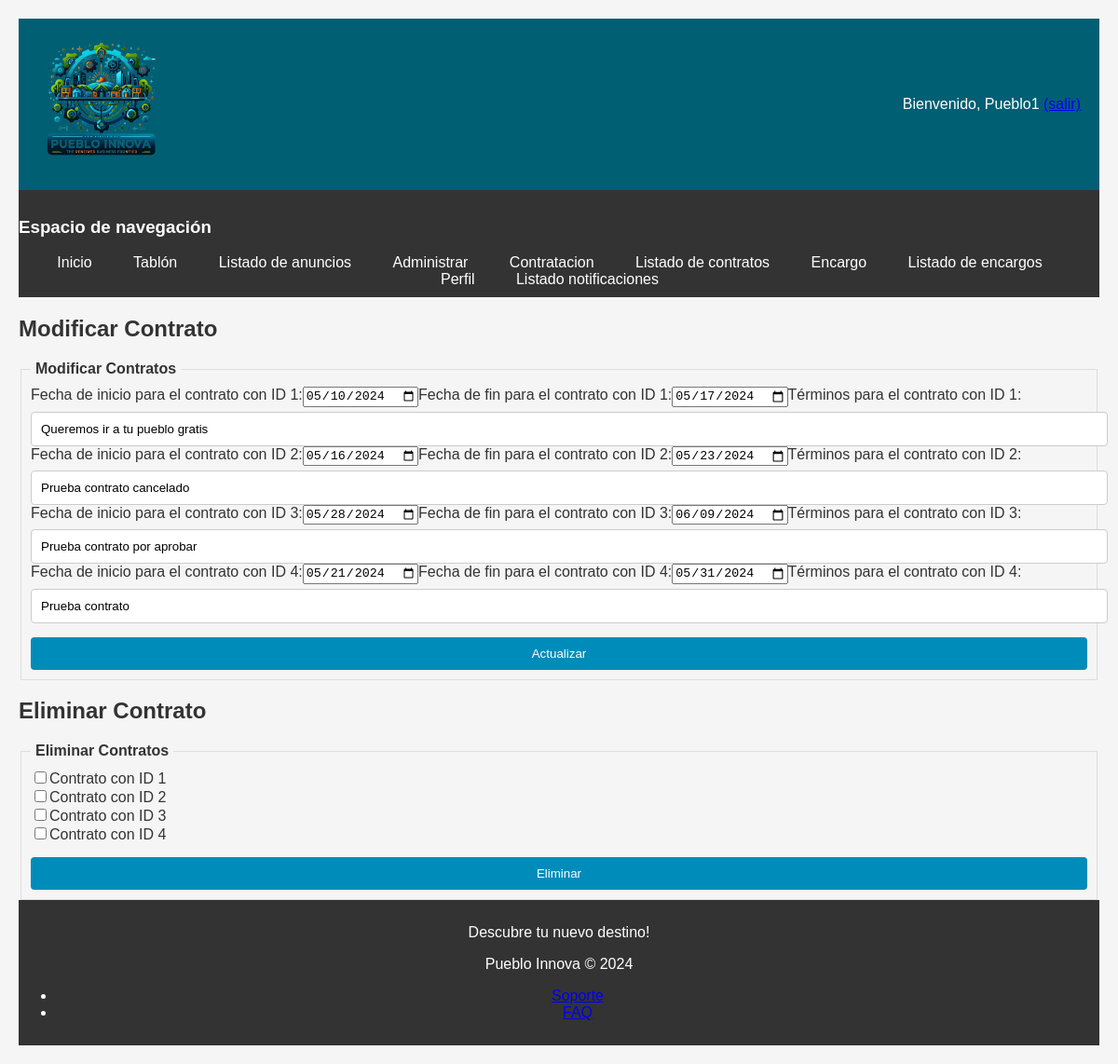
The page /contratoModificar.php (signed in) on the database its author committed.
### tables this page shows
CREATE TABLE `contratos` (
  `id` int(11) NOT NULL,
  `idEmpresa` int(11) NOT NULL,
  `idPueblo` int(11) NOT NULL,
  `fechaInicial` date NOT NULL,
  `fechaFinal` date NOT NULL,
  `terminos` varchar(256) NOT NULL,
  `estado` int(11) NOT NULL
);

### includes/clases/Contrato.php (called while the page is built, shortened)
<?php
class Contrato
{
    private $id;
    private $fechaInicial;
    private $fechaFinal;
    private $terminos;
    public function __construct($idEmpresa, $idPueblo, $fechaInicial, $fechaFinal, $terminos, $estado = self::ESPERA_ESTADO, $id = null)
    {
        $this->id = $id;
        $this->fechaInicial = $fechaInicial;
        $this->fechaFinal = $fechaFinal;
        $this->terminos = $terminos;
    }
    public function getId()
    {
        return $this->id;
    }
    public function getTerminos()
    {
        return $this->terminos;
    }
    public function getFechaInicial()
    {
        return $this->fechaInicial;
    }
    public function getFechaFinal()
    {
        return $this->fechaFinal;
    }
    public static function buscaContratosPorPueblo($idPueblo)
    {
        $conn = Aplicacion::getInstance()->getConexionBd();
        $query = sprintf("SELECT * FROM contratos WHERE idPueblo=%d", $idPueblo);
        $rs = $conn->query($query);
        $contratos = [];
        if ($rs) {
            while ($fila = $rs->fetch_assoc()) {
                $contratos[] = new Contrato($fila['idEmpresa'], $fila['idPueblo'], $fila['fechaInicial'], $fila['fechaFinal'], $fila['terminos'], $fila['estado'], $fila['id']);
            }
        }
        return $contratos;
    }
}
?>

### includes/formularios/FormularioContratoModificar.php (the view, shortened to what this page needs)
<?php
require_once 'Formulario.php';
require_once __DIR__.'/../../includes/clases/Contrato.php';
class FormularioContratoModificar extends Formulario
{
    protected function generaCamposFormulario(&$datos) {
        if (isset($_SESSION['rol'])) {
            switch ($_SESSION['rol']) {
                case Usuario::PUEBLO_ROLE:
                    $contratos = Contrato::buscaContratosPorPueblo($_SESSION['id']);
                    break;
            }
        }
        $html = '<fieldset><legend>Modificar Contratos</legend>';
        foreach ($contratos as $contrato) {
            $html .= '<div>';
            $html .= '<label for="fecha_inicio_' . $contrato->getId() . '">Fecha de inicio para el contrato con ID ' . $contrato->getId() . ':</label>';
            $html .= '<input id="fecha_inicio_' . $contrato->getId() . '" type="date" name="fecha_inicio_' . $contrato->getId() . '" value="' . $contrato->getFechaInicial() . '" required>';
            $html .= '<label for="fecha_fin_' . $contrato->getId() . '">Fecha de fin para el contrato con ID ' . $contrato->getId() . ':</label>';
            $html .= '<input id="fecha_fin_' . $contrato->getId() . '" type="date" name="fecha_fin_' . $contrato->getId() . '" value="' . $contrato->getFechaFinal() . '" required>';
            $html .= '<label for="terminos_' . $contrato->getId() . '">Términos para el contrato con ID ' . $contrato->getId() . ':</label>';
            $html .= '<input id="terminos_' . $contrato->getId() . '" type="text" name="terminos_' . $contrato->getId() . '" value="' . $contrato->getTerminos() . '" required>';
            $html .= '</div>';
        }
        $html .= '<button type="submit" name="update">Actualizar</button>';
        $html .= '</fieldset>';
        return $html;
    }
}
?>

### includes/formularios/FormularioContratoEliminar.php (shortened to what this page needs)
<?php
require_once 'Formulario.php';
require_once __DIR__.'/../../includes/clases/Contrato.php';
class FormularioContratoEliminar extends Formulario
{
    protected function generaCamposFormulario(&$datos) {
        if (isset($_SESSION['rol'])) {
            switch ($_SESSION['rol']) {
                case Usuario::PUEBLO_ROLE:
                    $contratos = Contrato::buscaContratosPorPueblo($_SESSION['id']);
                    break;
            }
        }
        $html = '<fieldset><legend>Eliminar Contratos</legend>';
        foreach ($contratos as $contrato) {
            $html .= '<div>';
            $html .= '<input type="checkbox" id="eliminar_' . $contrato->getId() . '" name="eliminar_' . $contrato->getId() . '">';
            $html .= '<label for="eliminar_' . $contrato->getId() . '">Contrato con ID ' . $contrato->getId() . '</label>';
            $html .= '</div>';
        }
        $html .= '<button type="submit" name="eliminar">Eliminar</button>';
        $html .= '</fieldset>';
        return $html;
    }
}
?>

### css/prueba.css (style rules this page uses)
body { font-family: 'Arial', sans-serif; background-color: #f5f5f5; color: #333; padding: 20px; margin: 0; }
fieldset { border: 1px solid #ddd; padding: 10px; margin-top: 15px; }
legend { padding: 0 5px; font-weight: bold; }
input[type="text"], input[type="password"], input[type="email"], input[type="number"], input[type="submit"], select, button { width: 100%; padding: 10px; margin-top: 5px; border: 1px solid #ccc; border-radius: 4px; }
input[type="submit"], button { background-color: #008cba; color: white; border: none; cursor: pointer; margin-top: 15px; }

### rows shown on the page
contratos: id "1", fechaInicial "05/10/2024", fechaFinal "05/17/2024", terminos "Queremos ir a tu pueblo gratis"
contratos: id "2", fechaInicial "05/16/2024", fechaFinal "05/23/2024", terminos "Prueba contrato cancelado"
contratos: id "3", fechaInicial "05/28/2024", fechaFinal "06/09/2024", terminos "Prueba contrato por aprobar"
contratos: id "4", fechaInicial "05/21/2024", fechaFinal "05/31/2024", terminos "Prueba contrato"

### other values the page prints
$_SESSION['nombre'] "Pueblo1"
